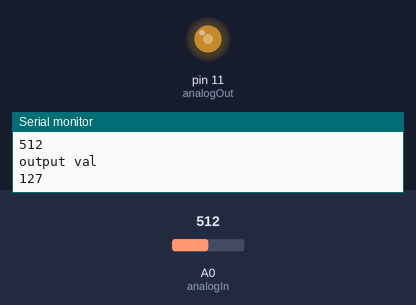
Recording of a sketch running on a simulated Arduino Uno, built with avr-gcc and run on an emulated ATmega328P. Parts: output pins drawn as LEDs (lit = HIGH), the last lines printed to the serial monitor. The inputs (shaded band) are chosen by the test bench; at power-on: A0 (analogIn) = 512.

Above: at 1.2 s.
1.3 s: A0 (analogIn) set to 716
At 1.9 s:
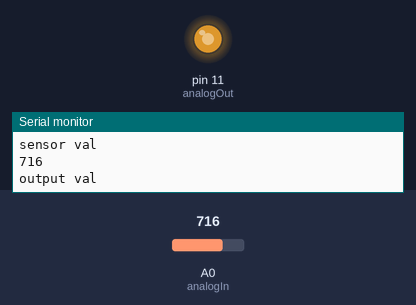
2.8 s: A0 (analogIn) set to 413
At 3.8 s:
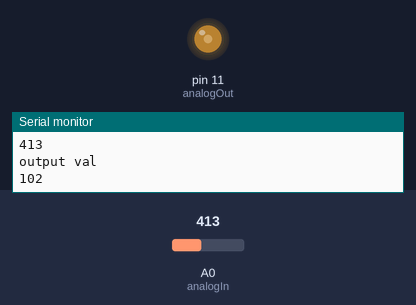
4.3 s: A0 (analogIn) set to 383
At 5.1 s:
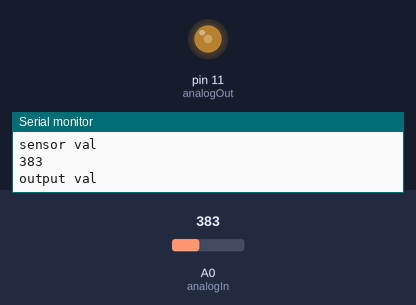
5.8 s: A0 (analogIn) set to 900
At 7.0 s:
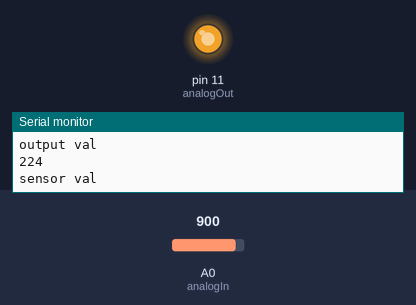
7.3 s: A0 (analogIn) set to 122
At 8.3 s:
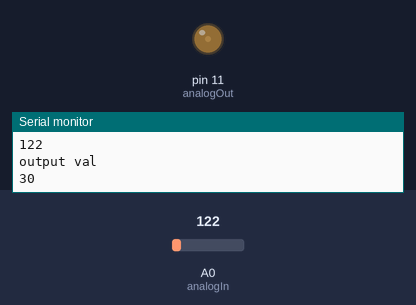
8.8 s: A0 (analogIn) set to 511
At 10.2 s:
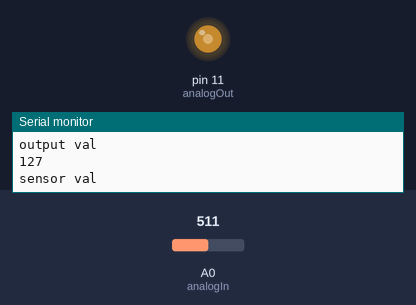
Timing chart, 0 to 11.3 s (numbered marks = the images above; inputs shaded):
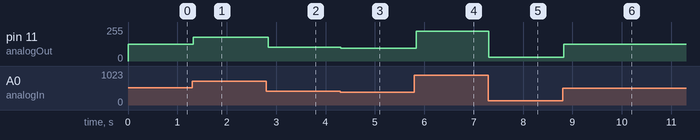

Measured:
- after the input at 1.3 s, pin 11 (analogOut): 127/255 → 178/255 at once
- after the input at 2.8 s, pin 11 (analogOut): 178/255 → 102/255 at once
- after the input at 4.3 s, pin 11 (analogOut): 102/255 → 95/255 at once
- after the input at 5.8 s, pin 11 (analogOut): 95/255 → 224/255 at once
- after the input at 7.3 s, pin 11 (analogOut): 224/255 → 30/255 at once
- after the input at 8.8 s, pin 11 (analogOut): 30/255 → 127/255 at once

The sketch:

lab1_potentiometer.ino
```cpp
int analogIn=0;
int analogOut=11;
int sensorVal=0;
int outputVal=0;
void setup()
{
  pinMode(analogOut,OUTPUT);
  pinMode(analogIn,INPUT);
  Serial.begin(9600);

}

void loop()
{
  sensorVal= analogRead(analogIn);
  outputVal= map(sensorVal,0,1023,0,255);
  analogWrite(analogOut,outputVal);
  Serial.println("sensor val");
  Serial.println(sensorVal);
  Serial.println("output val");
  Serial.println(outputVal);
  delay(50);
}
```
